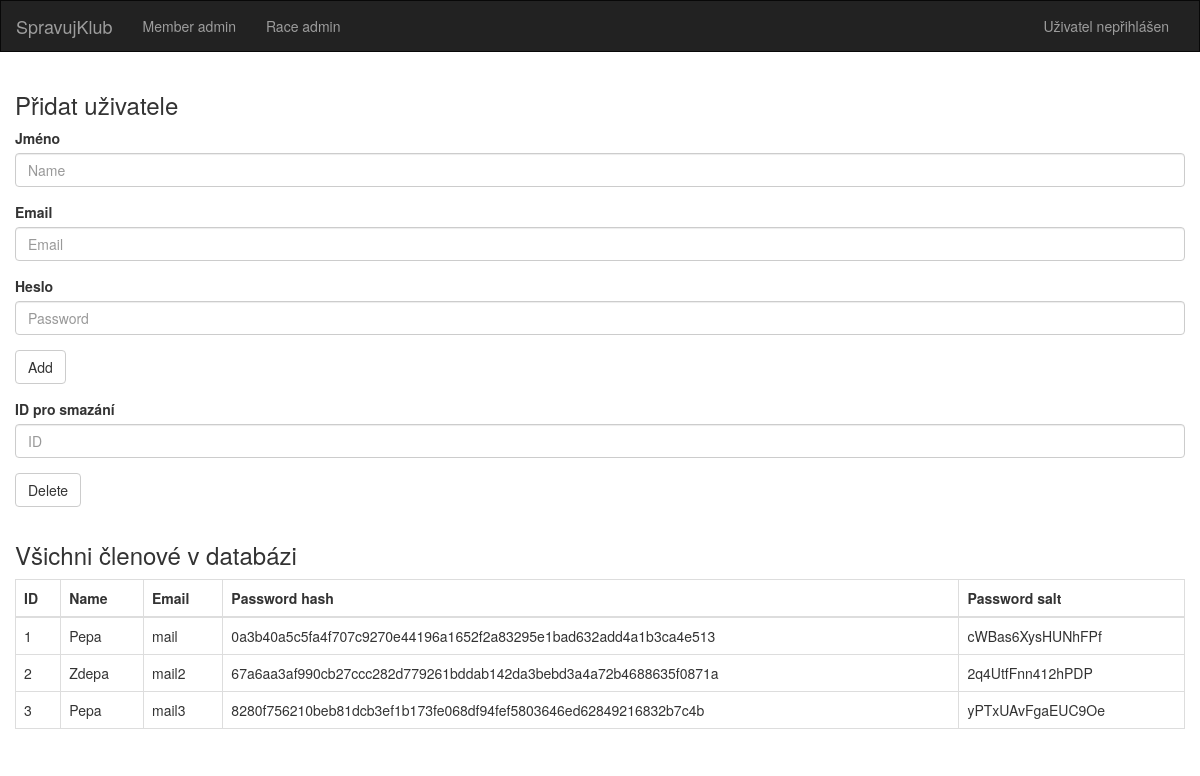
/admin_member, run on an earlier commit of the app's database.
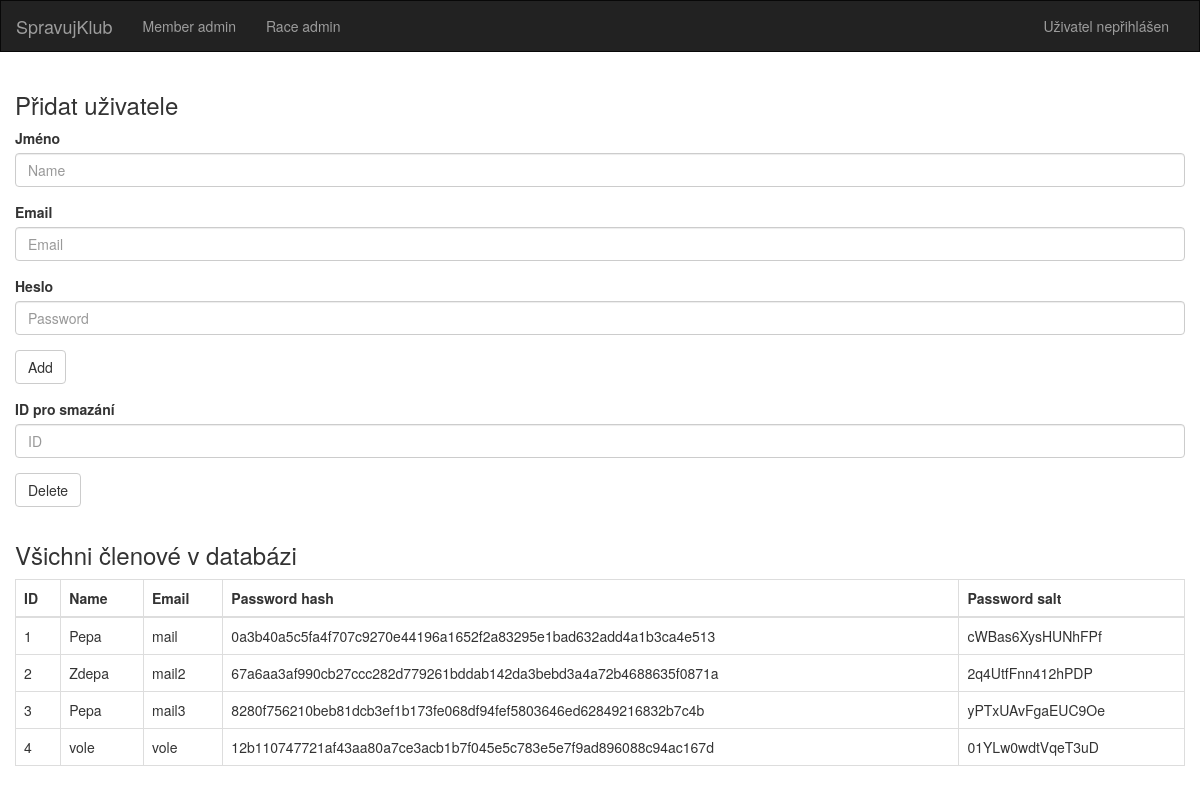
And on a later commit of the database.
### dl/models/Member.py (models this page shows, shortened)
class Member(db.Model):
    __tablename__ = "members"
    id = db.Column(db.Integer, primary_key=True, autoincrement=True)
    name = db.Column(db.String(50))
    email = db.Column(db.String(50), unique=True)
    password = db.Column(db.String(50))
    salt = db.Column(db.String(16))
    races = db.relationship('Race', secondary='ucast_na_zavode')
    created_races = db.relationship('Race', backref='created_by', lazy=True)

### views.py (the view, shortened to what this page needs)
@app.route('/admin_member', methods=['GET'])
def admin_member():
    name = request.values.get("name")
    email = request.values.get("mail")
    password = request.values.get("password")
    delete_id = request.values.get("delete")
    if name is not None and email is not None:
        try:
            member_controller.create_member(name=name, mail=email, password=password)
        except Exception as ex:
            print(str(ex))
    return render_template("admin_member.html", members=member_controller.get_all_members(), title="Member admin")

### dl/MemberController.py (called while the page is built)
    def get_all_members(self):
        return Member.query.all()

### templates/admin_member.html
{% extends "base.html" %}
{% block content %}
    <div class="container tab-content">
        <div class="row">
            <form action="/admin_member" role="form">
                <h3>Přidat uživatele</h3>
                <div class="form-group">
                    <label>Jméno</label>
                    <input type="text" class="form-control" name="name" placeholder="Name">
                </div>
                <div class="form-group">
                    <label>Email</label>
                    <input type="text" class="form-control" name="mail" placeholder="Email" >
                </div>
                <div class="form-group">
                    <label for="inputPrice">Heslo</label>
                    <input type="password" class="form-control" name="password" placeholder="Password" >
                </div>
                <div class="form-group">
                    <button type="submit" class="btn btn-default">Add</button>
                </div>
            </form>
        </div>
        <div class="row">
            <form action="/admin_member" role="form">
                <div class="form-group">
                    <label>ID pro smazání</label>
                    <input type="number" class="form-control" name="delete" placeholder="ID" >
                </div>
                <div class="form-group">
                    <button type="submit" class="btn btn-default">Delete</button>
                </div>
            </form>
        </div>
        <div class="row">
            <h3>Všichni členové v databázi</h3>
            <div class="table-responsive">
                <table class="table table-bordered" id="mainTable">
                    <thead>
                    <tr>
                        <th>ID</th>
                        <th>Name</th>
                        <th>Email</th>
                        <th>Password hash</th>
                        <th>Password salt</th>
                    </tr>
                    </thead>
                    <tbody id="displayArea">
                    {% for member in members %}
                        <tr>
                            <td>{{ member.id }}</td>
                            <td>{{ member.name }}</td>
                            <td>{{ member.email }}</td>
                            <td>{{ member.password }}</td>
                            <td>{{ member.salt }}</td>
                        </tr>
                    {% endfor %}
                    </tbody>
                </table>
            </div>
        </div>
    </div>
{% endblock %}

### templates/base.html (shortened to what this page needs)
{% extends "bootstrap/base.html" %}
	{% block header %}
		{% block navbar %}
			<nav class="navbar navbar-inverse" style="border-radius: 0 !important;">
				<div class="container-fluid">
					<div class="navbar-header">
						<a class="navbar-brand" href="{{ url_for('index') }}">SpravujKlub</a>
					</div>
					<div class="collapse navbar-collapse" id="bs-example-navbar-collapse-1">
						<ul class="nav navbar-nav">
							<li><a href="{{ url_for('admin_member') }}">Member admin</a></li>
							<li><a href="{{ url_for('admin_race') }}">Race admin</a></li>
						</ul>
						<ul class="nav navbar-nav navbar-right">
							{% if current_user.is_authenticated %}
								<li>
									<a href="{{ url_for('profile', user_id=current_user.id ) }}">Přihlášen
										uživatel {{ current_user.name }}</a>
								</li>
								<li>
									<button type="button" onclick="location.href='/logout'"
											class="btn btn-default navbar-btn" id="signIn_button">Odhlásit se
									</button>
								</li>
							{% else %}
								<li>
									<a>Uživatel nepřihlášen</a>
								</li>
							{% endif %}
						</ul>
					</div>
				</div>
			</nav>
		{% endblock %}
	{% endblock %}

What changed in the data, as far as the page shows it:
added Member: id "4", name "vole", email "vole", password "12b110747721af43aa80a7ce3acb1b7f045e5c783e5e7f9ad896088c94ac167d", salt "01YLw0wdtVqeT3uD"
